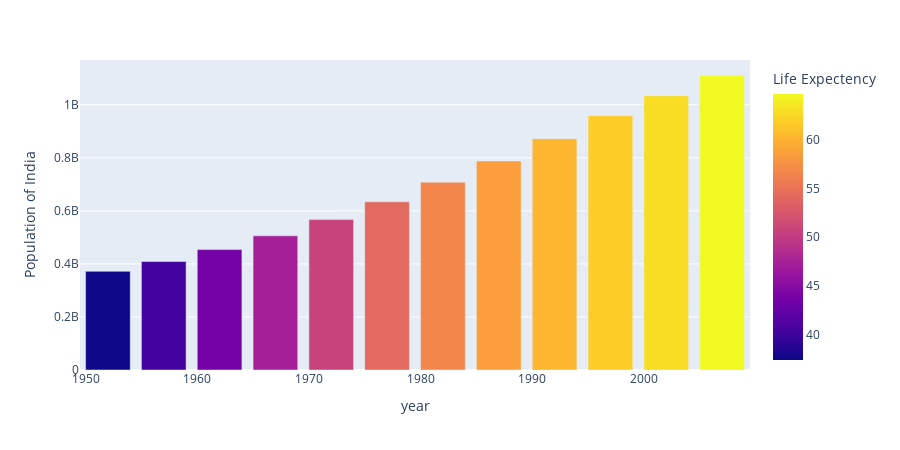

Here is the notebook cell this chart was saved with:
### Code cell
fig=px.bar(india_data,x='year',y='pop',color='lifeExp',height=450,labels={'lifeExp':"Life Expectency",'pop':"Population of India"})
fig.show()

### Figure 1 — Plotly figure (JSON) as saved in the notebook; plotly's stock layout.template omitted (floating-point values rounded to 4 significant figures)
{"data": [{"alignmentgroup": "True", "hovertemplate": "year=%{x}<br>Population of India=%{y}<br>Life Expectency=%{marker.color}<extra></extra>", "legendgroup": "", "marker": {"color": [37.37, 40.25, 43.6, 47.19, 50.65, 54.21, 56.6, 58.55, 60.22, 61.77, 62.88, 64.7], "coloraxis": "coloraxis", "pattern": {"shape": ""}}, "name": "", "offsetgroup": "", "orientation": "v", "showlegend": false, "textposition": "auto", "type": "bar", "x": [1952, 1957, 1962, 1967, 1972, 1977, 1982, 1987, 1992, 1997, 2002, 2007], "xaxis": "x", "y": [372000000, 409000000, 454000000, 506000000, 567000000, 634000000, 708000000, 788000000, 872000000, 959000000, 1034172547, 1110396331], "yaxis": "y"}], "layout": {"barmode": "relative", "coloraxis": {"colorbar": {"title": {"text": "Life Expectency"}}, "colorscale": [[0, "#0d0887"], [0.1111, "#46039f"], [0.2222, "#7201a8"], [0.3333, "#9c179e"], [0.4444, "#bd3786"], [0.5556, "#d8576b"], [0.6667, "#ed7953"], [0.7778, "#fb9f3a"], [0.8889, "#fdca26"], [1, "#f0f921"]]}, "height": 450, "legend": {"tracegroupgap": 0}, "margin": {"t": 60}, "xaxis": {"anchor": "y", "domain": [0, 1], "title": {"text": "year"}}, "yaxis": {"anchor": "x", "domain": [0, 1], "title": {"text": "Population of India"}}}}
